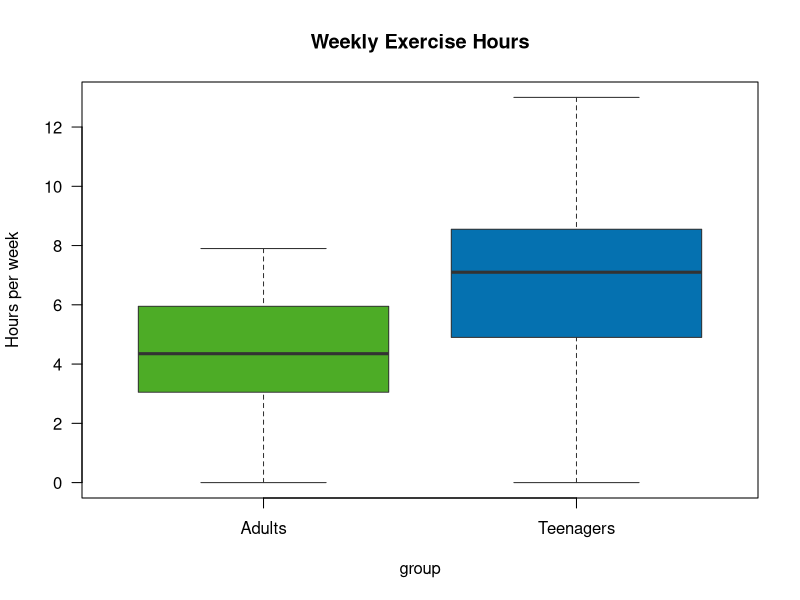

Write the R code that produced this figure.
## ---- chunk 1
#| label: practice-data-achieved
#| echo: false

set.seed(111)
heights <- round(rnorm(20, 168, 9), 1)
cat("Heights (cm) of 20 Year 11 students:\n")
cat(sort(heights), "\n")
## ---- chunk 2
#| label: practice-data-merit

set.seed(222)
adults    <- round(pmax(0, rnorm(40, mean = 4.5, sd = 2.2)), 1)
teenagers <- round(pmax(0, rnorm(40, mean = 6.2, sd = 3.1)), 1)

summary_tbl <- data.frame(
  Group      = c("Adults", "Teenagers"),
  n          = 40,
  Mean       = round(c(mean(adults), mean(teenagers)), 2),
  Median     = c(median(adults), median(teenagers)),
  SD         = round(c(sd(adults), sd(teenagers)), 2),
  IQR        = round(c(IQR(adults), IQR(teenagers)), 2),
  Min        = c(min(adults), min(teenagers)),
  Max        = c(max(adults), max(teenagers))
)

knitr::kable(summary_tbl, caption = "Weekly exercise hours: adults vs teenagers")
## ---- chunk 3
#| label: fig-merit-boxplot
#| fig-cap: "Weekly exercise hours for adults and teenagers."

exercise_df <- data.frame(
   group = rep(c("Adults", "Teenagers"), each = 40),
   hours = c(adults, teenagers)
)

boxplot(
   hours ~ group,
   data   = exercise_df,
   col    = c("#4dac26", "#0571b0"),
   border = "#333333",
   main   = "Weekly Exercise Hours",
   ylab   = "Hours per week",
   las    = 1
)
## ---- chunk 4
#| label: formulas-table
#| echo: false

formulas <- data.frame(
  Formula        = c("Mean", "Range", "IQR", "Probability", "Complement",
                     "Lower outlier fence", "Upper outlier fence"),
  Expression     = c(
    "x̄ = Σxᵢ / n",
    "Max − Min",
    "Q3 − Q1",
    "P(A) = favourable outcomes / total outcomes",
    "P(A') = 1 − P(A)",
    "Q1 − 1.5 × IQR",
    "Q3 + 1.5 × IQR"
  )
)

knitr::kable(formulas, col.names = c("Measure", "Formula"))
